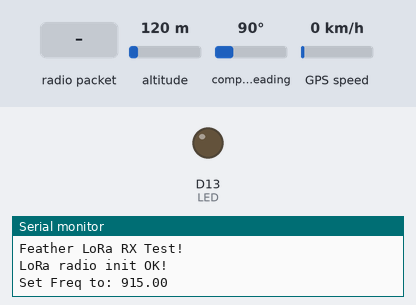
The sketch below on a simulated Arduino Zero (SAMD21). Parts: output pins drawn as LEDs (lit = HIGH), the last lines printed to the serial monitor. Inputs (shaded band) come from the test bench; at power-on: altitude 120 m, compass heading 90°, GPS speed 0 km/h (analog values on the 0–1023 scale). The GPS gets a fix after 3 s at 37.7749, -122.4194 with 8 satellites; no radio packets arrive unless stated; pins used as bus, display or sensor lines are not drawn.

Above: at 2.4 s.
2.5 s: radio packet "b" arrives
At 7.68 s:
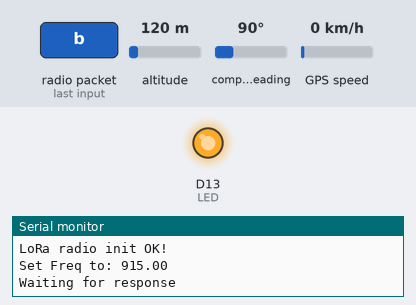
Timing chart, 0 to 9.6 s (numbered marks = the images above; inputs shaded):
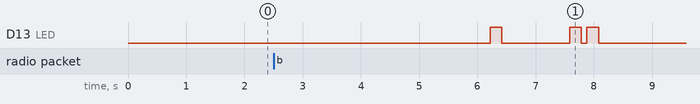

The sketch:

testlad.ino
```cpp
#include <Wire.h>
#include <SPI.h>
#include <RH_RF95.h>
#include "Adafruit_BMP3XX.h"
#include <math.h>
#define LED 13
//----------------------------------------------------------
// Feather m0 LoRa
#define RFM95_CS 8
#define RFM95_RST 4
#define RFM95_INT 3
//----------------------------------------------------------
//Accelerometer
#define xacc A0
#define yacc A1
#define zacc A2
// Change to 434.0 or other frequency, must match RX's freq!
#define RF95_FREQ 915.0

// Singleton instance of the radio driver
RH_RF95 rf95(RFM95_CS, RFM95_INT);
//----------------------------------------------------------
//Altimeter
#define SEALEVELPRESSURE_HPA (1013.25)
float initalt=0.0;
Adafruit_BMP3XX bmp; // I2C

void ErrCode(int flash);
void SendAltData();
void clearbufc();
void SendGPSPos();

const int bufcsize = 20;
char bufc[bufcsize];
//----------------------------------------------------------
//GPS Setup

#include <Adafruit_GPS.h>

// what's the name of the hardware serial port?
#define GPSSerial Serial1

// Connect to the GPS on the hardware port
Adafruit_GPS GPS(&GPSSerial);

// Set GPSECHO to 'false' to turn off echoing the GPS data to the Serial console
// Set to 'true' if you want to debug and listen to the raw GPS sentences
#define GPSECHO false

uint32_t timer = millis();


void setup()
{
  Serial.begin(115200);
  Serial.println("Boot Sequence Start");
  pinMode(LED, OUTPUT);
  digitalWrite(LED, LOW);
  //----------------------------------------------------------------------------------------------------
//Altimiter
  if (!bmp.begin()) {
    ErrCode(3);
    while (1);
  }
  // Set up oversampling and filter initialization
  bmp.setTemperatureOversampling(BMP3_OVERSAMPLING_8X);
  bmp.setPressureOversampling(BMP3_OVERSAMPLING_4X);
  bmp.setIIRFilterCoeff(BMP3_IIR_FILTER_COEFF_3);
  //bmp.setOutputDataRate(BMP3_ODR_50_HZ);
  //----------------------------------------------------------------------------------------------------
//LoRa Setup
  pinMode(RFM95_RST, OUTPUT);
  digitalWrite(RFM95_RST, HIGH);
  delay(100);
  Serial.println("Feather LoRa RX Test!");

  // manual reset
  digitalWrite(RFM95_RST, LOW);
  delay(10);
  digitalWrite(RFM95_RST, HIGH);
  delay(10);

  while (!rf95.init()) {
    ErrCode(5);
    while (1);
  }
  Serial.println("LoRa radio init OK!");

  // Defaults after init are 434.0MHz, modulation GFSK_Rb250Fd250, +13dbM
  if (!rf95.setFrequency(RF95_FREQ)) {
    ErrCode(4);
    while (1);
  }
//----------------------------------------------------------------------------------------------------
//Accelerometer

  delay(100);
  //Manually set analog resolution to its maximum
  analogReadResolution(12);

  //----------------------------------------------------------------------------------------------------
  Serial.print("Set Freq to: "); Serial.println(RF95_FREQ);

  // Defaults after init are 434.0MHz, 13dBm, Bw = 125 kHz, Cr = 4/5, Sf = 128chips/symbol, CRC on

  // The default transmitter power is 13dBm, using PA_BOOST.
  // If you are using RFM95/96/97/98 modules which uses the PA_BOOST transmitter pin, then
  // you can set transmitter powers from 5 to 23 dBm:
  rf95.setTxPower(23, false);

//----------------------------------------------------------------------------------------------------
  //GPS Setup
  GPS.begin(9600);
  // uncomment this line to turn on RMC (recommended minimum) and GGA (fix data) including altitude
  GPS.sendCommand(PMTK_SET_NMEA_OUTPUT_RMCGGA);
  // uncomment this line to turn on only the "minimum recommended" data
  //GPS.sendCommand(PMTK_SET_NMEA_OUTPUT_RMCONLY);
  // For parsing data, we don't suggest using anything but either RMC only or RMC+GGA since
  // the parser doesn't care about other sentences at this time
  // Set the update rate
  GPS.sendCommand(PMTK_SET_NMEA_UPDATE_1HZ); // 1 Hz update rate
  // For the parsing code to work nicely and have time to sort thru the data, and
  // print it out we don't suggest using anything higher than 1 Hz

  // Request updates on antenna status, comment out to keep quiet
  GPS.sendCommand(PGCMD_ANTENNA);

  delay(1000);

  // Ask for firmware version
  GPSSerial.println(PMTK_Q_RELEASE);

}

void loop()
{
  //Call out to the basestation
  delay(5000);
  ErrCode(1);
  ShoutIntoTheVoid("Hello");
  Serial.println("Waiting for response");
  if (rf95.available())
  {

    // Should be a message for us now
    uint8_t buf[RH_RF95_MAX_MESSAGE_LEN];
    uint8_t len = sizeof(buf);
    bool escape=false;
    ErrCode(2);
//Main routine for checking we have connection and beginning data stream
//Make sure we recieve data, it's the right message, and we're not trying to end
    if(rf95.recv(buf, &len))
    {
      sprintf(bufc,(char*)buf);
      Serial.println(bufc);
    }
    if(bufc[0]=='b')
    {
      while (!escape)
      {
         // read data from the GPS in the 'main loop'
  char c = GPS.read();
  // if you want to debug, this is a good time to do it!
  if (GPSECHO)
    if (c) Serial.print(c);
  // if a sentence is received, we can check the checksum, parse it...
  if (GPS.newNMEAreceived()) {
    // a tricky thing here is if we print the NMEA sentence, or data
    // we end up not listening and catching other sentences!
    // so be very wary if using OUTPUT_ALLDATA and trytng to print out data
    Serial.println(GPS.lastNMEA()); // this also sets the newNMEAreceived() flag to false
    if (!GPS.parse(GPS.lastNMEA())) // this also sets the newNMEAreceived() flag to false
      return; // we can fail to parse a sentence in which case we should just wait for another
  }

  if (timer > millis()) timer = millis();

  // approximately every 2 seconds or so, print out the current stats
  if (millis() - timer > 2000) {
          delay(2000);
          Serial.println("Got a fix");
          Serial.println(GPS.latitude, 4);
          Serial.println(GPS.longitude, 4);
          ShoutIntoTheVoid("Got me a fix");
          SendGPSPos();
        }
        else
        {
           ShoutIntoTheVoid("Waiting for Fix");
        }

      }
    }
    escape=false;
   }
   clearbufc();

}

void SendAltData(){
  sprintf(bufc,"%1.3f",bmp.readAltitude(SEALEVELPRESSURE_HPA));
  rf95.send((uint8_t*)bufc,bufcsize);
  rf95.waitPacketSent();
  clearbufc();
}

void SendGPSPos(){
  sprintf(bufc,"Latitude: %f",GPS.latitude);
  rf95.send((uint8_t*)bufc,bufcsize);
  rf95.waitPacketSent();
  clearbufc();
  sprintf(bufc,"Longitude %f",-1.0*GPS.longitude);
  rf95.send((uint8_t*)bufc,bufcsize);
  rf95.waitPacketSent();
  clearbufc();
}

void ShoutIntoTheVoid(char* msg)
{
  sprintf(bufc,msg);
  rf95.send((uint8_t*)bufc,bufcsize);
  rf95.waitPacketSent();
  clearbufc();
}

void ErrCode(int flash) {
   for (int i=0;i<flash;i++)
    {
      digitalWrite(LED, HIGH);
      delay(200);
      digitalWrite(LED, LOW);
      delay(100);
    }
    delay(1000);
}

void clearbufc() {
  memset(bufc, 0, bufcsize);
}
```
